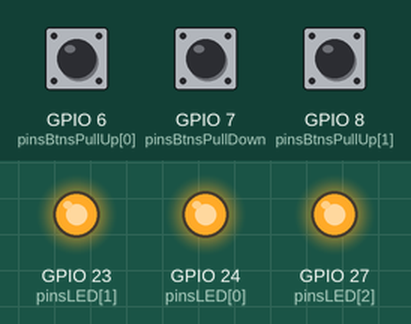
Recording of a program running on a simulated Raspberry Pi (BCM pin numbers). Shown: output pins drawn as LEDs (lit = HIGH). Inputs (shaded band) come from the test bench; at power-on: GPIO 6 (pinsBtnsPullUp[0]) LOW, GPIO 7 (pinsBtnsPullDown) LOW, GPIO 8 (pinsBtnsPullUp[1]) LOW.

Above: at 1.2 s.
1.3 s: GPIO 6 (pinsBtnsPullUp[0]) pulled HIGH for 0.15 s
At 1.37 s:
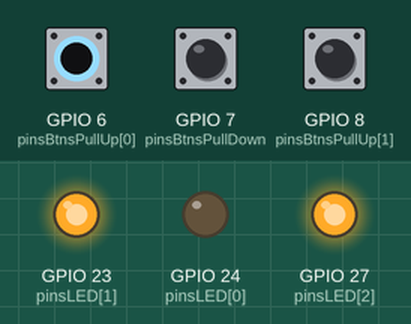
2.9 s: GPIO 7 (pinsBtnsPullDown) pulled HIGH for 0.15 s
At 2.97 s:
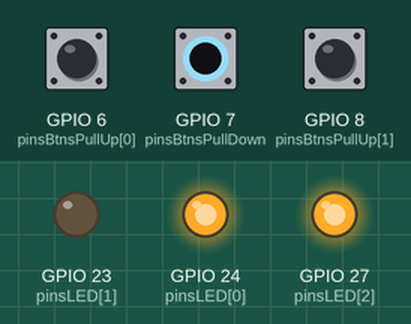
4.5 s: GPIO 8 (pinsBtnsPullUp[1]) pulled HIGH for 0.15 s
At 4.57 s:
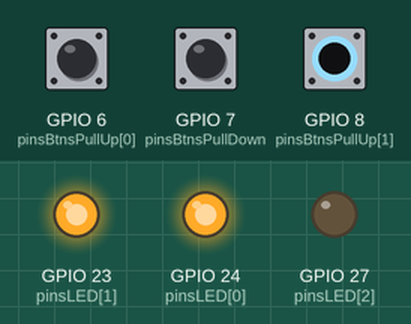
6.1 s: GPIO 8 (pinsBtnsPullUp[1]) pulled HIGH for 3.2 s
At 10.2 s:
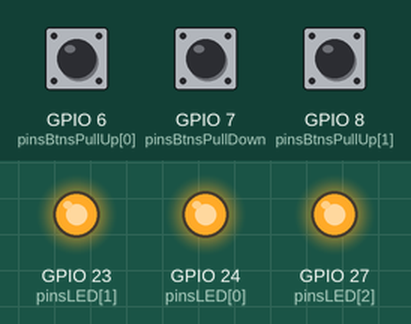
10.8 s: GPIO 6 (pinsBtnsPullUp[0]) pulled HIGH for 3.2 s
At 11.4 s:
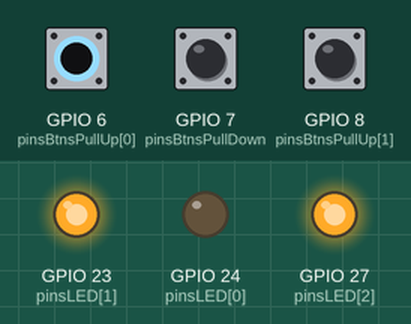
15.5 s: GPIO 6 (pinsBtnsPullUp[0]) driven HIGH and GPIO 7 (pinsBtnsPullDown) driven HIGH
At 16.4 s:
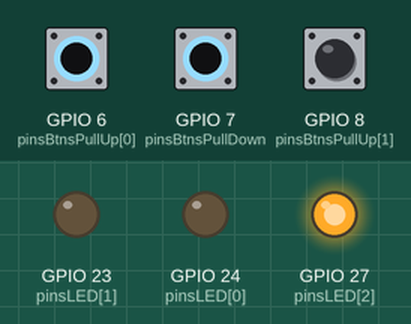
Timing chart, 0 to 18.0 s (numbered marks = the images above; inputs shaded):
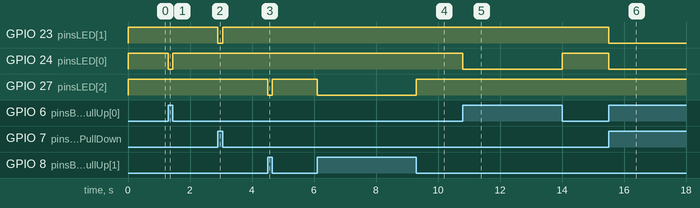

The program:

lcd4.py
```python
import RPi.GPIO as GPIO
import time
import sys, traceback

try:

    GPIO.setmode(GPIO.BCM)

    pinsLED=[24, 23, 27]
    pinsBtnsPullUp=[6, 8]
    pinsBtnsPullDown=[7]
    GPIO.setup(pinsLED, GPIO.OUT)

    GPIO.setup(pinsBtnsPullUp, GPIO.IN)
    GPIO.setup(pinsBtnsPullDown, GPIO.IN)

    dictLED={24:6,
             23:7,
             27:8}


    while 1:
        for i in pinsLED:

            if GPIO.input(i) == GPIO.input(dictLED[i]):
              if GPIO.input(i) == GPIO.HIGH:
                GPIO.output(i, GPIO.LOW)
              else:
                GPIO.output(i, GPIO.HIGH)
except KeyboardInterrupt:

    print("Exit pressed Ctrl+C")
except:

    print("Other Exception")
    print("--- Start Exception Data:")
    traceback.print_exc(limit=2, file=sys.stdout)
    print("--- End Exception Data:")
finally:
    print("CleanUp")
    GPIO.cleanup()
    print("End of program")                                 
```

Measured:
- after the input at 1.3 s, GPIO 24 (pinsLED[0]): HIGH → LOW at once, → HIGH 0.15 s later
- after the input at 2.9 s, GPIO 23 (pinsLED[1]): HIGH → LOW at once, → HIGH 0.15 s later
- after the input at 4.5 s, GPIO 27 (pinsLED[2]): HIGH → LOW at once, → HIGH 0.15 s later
- after the input at 6.1 s, GPIO 27 (pinsLED[2]): HIGH → LOW at once, → HIGH 3.2 s later
- after the input at 10.8 s, GPIO 24 (pinsLED[0]): HIGH → LOW at once, → HIGH 3.2 s later
- after the input at 15.5 s, GPIO 23 (pinsLED[1]), GPIO 24 (pinsLED[0]): HIGH → LOW at once
